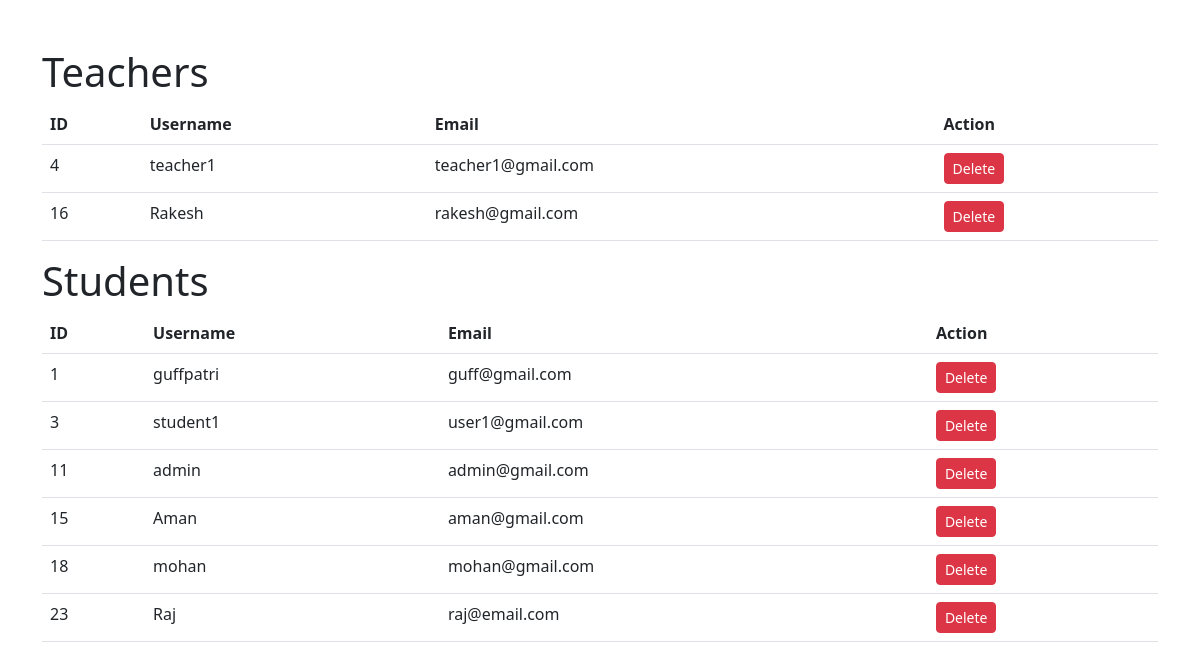
Page /form_tables.php (signed in) on the committed database.
### tables this page shows
CREATE TABLE `users` (
  `id` int(11) NOT NULL,
  `username` varchar(50) NOT NULL,
  `password` varchar(255) NOT NULL,
  `email` varchar(100) NOT NULL,
  `role` enum('student','teacher','admin') NOT NULL,
  `reset_token` varchar(255) DEFAULT NULL,
  `reset_token_expires_at` datetime DEFAULT NULL,
  `created_at` timestamp NOT NULL DEFAULT current_timestamp(),
  `reset_token_expiry` datetime DEFAULT NULL
);

### form_tables.php (the view, shortened to what this page needs)
<?php
include('database.php');
$stmt = $conn->prepare("SELECT * FROM users");
$stmt->execute();
$result = $stmt->get_result();
$teachers = array();
$students = array();
while ($row = $result->fetch_assoc()) {
  if ($row['role'] === 'teacher') {
    $teachers[] = $row;
  } else {
    $students[] = $row;
  }
}
?>
<!DOCTYPE html>
<html>
<head>
  <link rel="stylesheet" href="https://cdnjs.cloudflare.com/ajax/libs/bootstrap/5.3.0/css/bootstrap.min.css">
</head>
<body>
  <div class="container mt-5">
    <h1>Teachers</h1>
    <table class="table">
      <thead>
        <tr>
          <th>ID</th>
          <th>Username</th>
          <th>Email</th>
          <th>Action</th>
        </tr>
      </thead>
      <tbody>
        <?php foreach ($teachers as $teacher) : ?>
          <tr>
            <td><?php echo $teacher['id']; ?></td>
            <td><?php echo $teacher['username']; ?></td>
            <td><?php echo $teacher['email']; ?></td>
            <td>
              <form method="POST" onsubmit="return confirm('Are you sure you want to delete this user?');">
                <button type="submit" name="delete_user" class="btn btn-danger btn-sm">Delete</button>
              </form>
            </td>
          </tr>
        <?php endforeach; ?>
      </tbody>
    </table>
    <h1>Students</h1>
    <table class="table">
      <thead>
        <tr>
          <th>ID</th>
          <th>Username</th>
          <th>Email</th>
          <th>Action</th>
        </tr>
      </thead>
      <tbody>
        <?php foreach ($students as $student) : ?>
      <tr>
        <td><?php echo $student['id']; ?></td>
        <td><?php echo $student['username']; ?></td>
        <td><?php echo $student['email']; ?></td>
        <td>
          <form method="POST" onsubmit="return confirm('Are you sure you want to delete this user?');">
            <button type="submit" name="delete_user" class="btn btn-danger btn-sm">Delete</button>
          </form>
        </td>
      </tr>
    <?php endforeach; ?>
  </tbody>
</table>
  </div>
</body>
</html>

### rows in the picture
users: id "4", username "teacher1", email "teacher1@gmail.com"
users: id "16", username "Rakesh", email "rakesh@gmail.com"
users: id "1", username "guffpatri", email "guff@gmail.com"
users: id "3", username "student1", email "user1@gmail.com"
users: id "11", username "admin", email "admin@gmail.com"
users: id "15", username "Aman", email "aman@gmail.com"
users: id "18", username "mohan", email "mohan@gmail.com"
users: id "23", username "Raj", email "raj@email.com"
